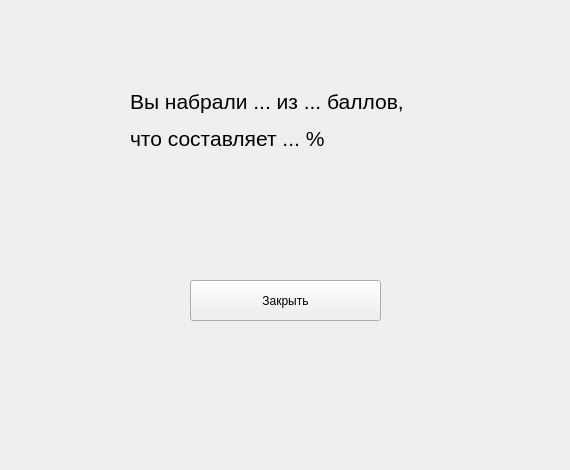
<?xml version="1.0" encoding="UTF-8"?>
<ui version="4.0">
 <class>Form</class>
 <widget class="QWidget" name="Form">
  <property name="geometry">
   <rect>
    <x>0</x>
    <y>0</y>
    <width>570</width>
    <height>470</height>
   </rect>
  </property>
  <property name="windowTitle">
   <string>Результат</string>
  </property>
  <widget class="QLabel" name="res">
   <property name="geometry">
    <rect>
     <x>130</x>
     <y>80</y>
     <width>301</width>
     <height>81</height>
    </rect>
   </property>
   <property name="text">
    <string>&lt;html&gt;&lt;head/&gt;&lt;body&gt;&lt;p&gt;&lt;span style=&quot; font-size:16pt;&quot;&gt;Вы набрали ... из ... баллов, &lt;/span&gt;&lt;/p&gt;&lt;p&gt;&lt;span style=&quot; font-size:16pt;&quot;&gt;что составляет ... %&lt;/span&gt;&lt;/p&gt;&lt;/body&gt;&lt;/html&gt;</string>
   </property>
  </widget>
  <widget class="QPushButton" name="closeBut">
   <property name="geometry">
    <rect>
     <x>190</x>
     <y>280</y>
     <width>191</width>
     <height>41</height>
    </rect>
   </property>
   <property name="text">
    <string>Закрыть</string>
   </property>
  </widget>
 </widget>
 <resources/>
 <connections/>
</ui>
